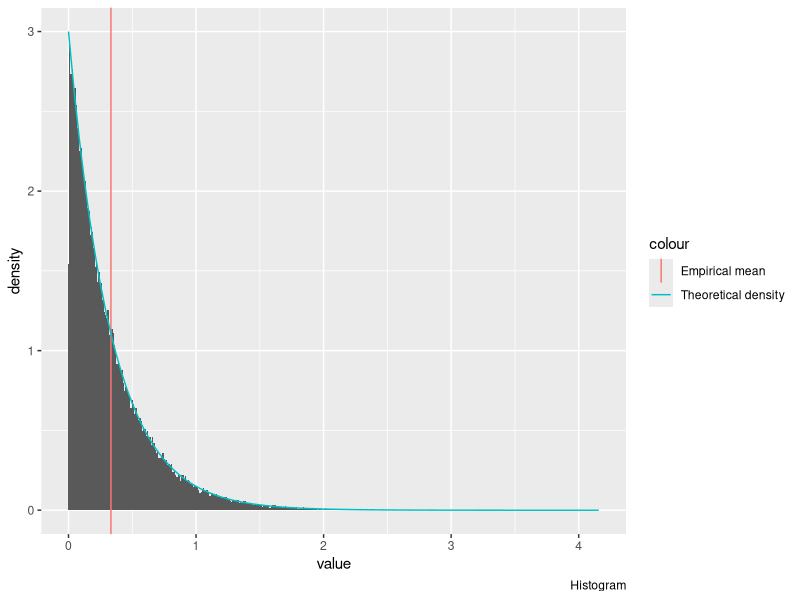
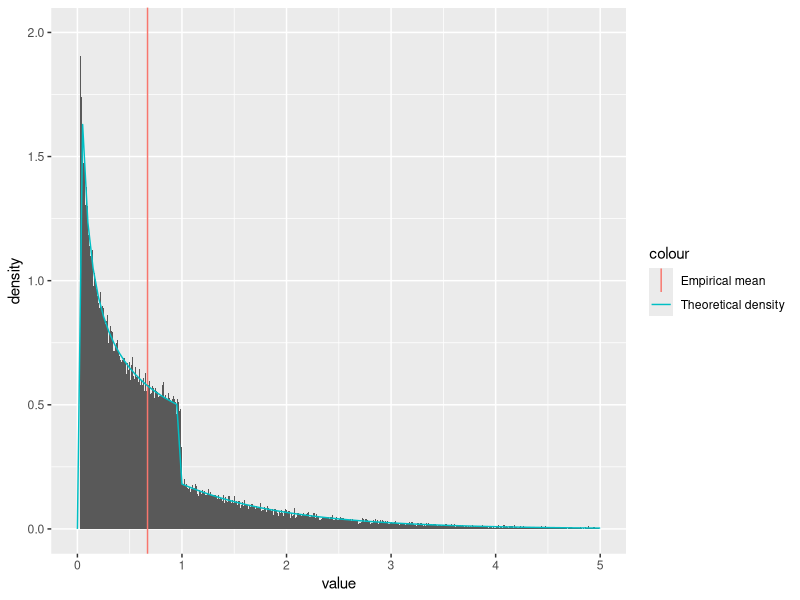
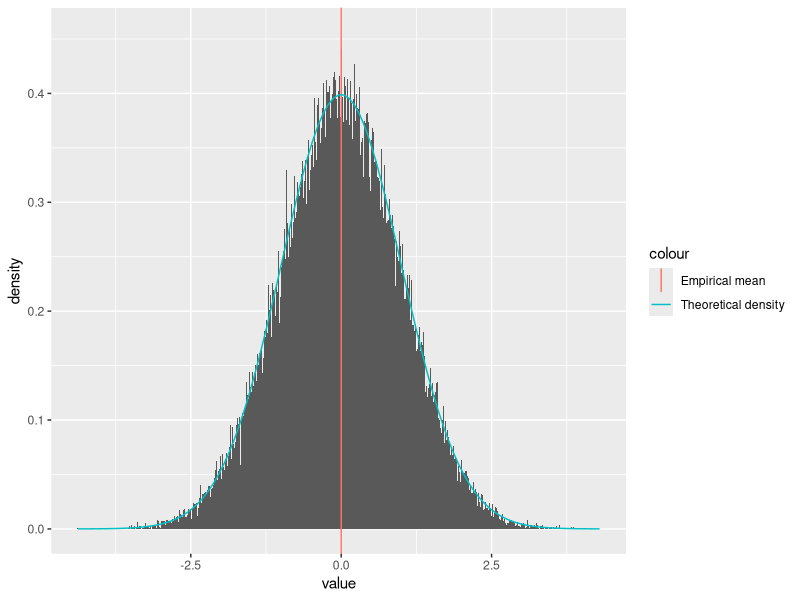
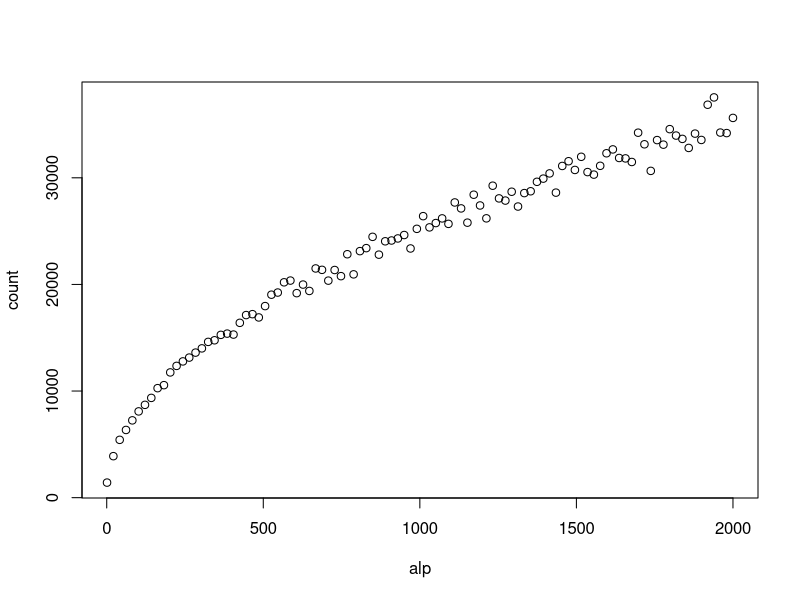
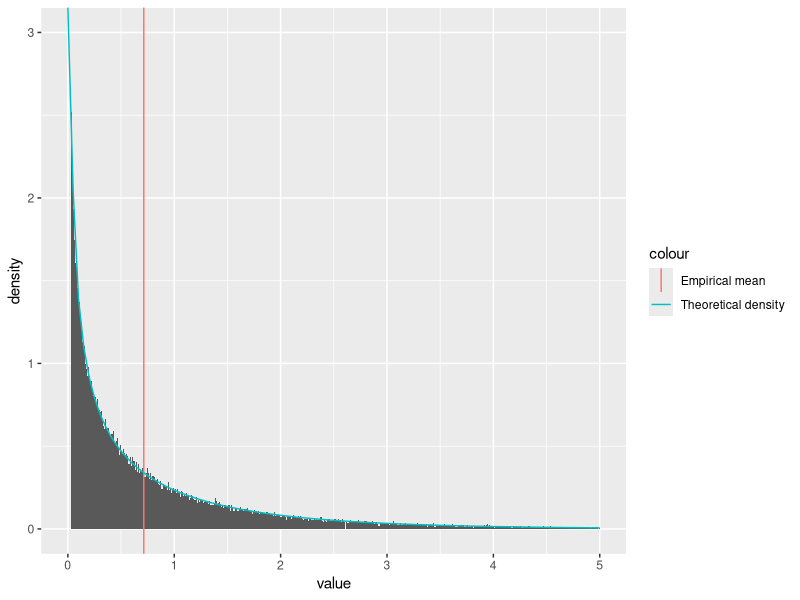
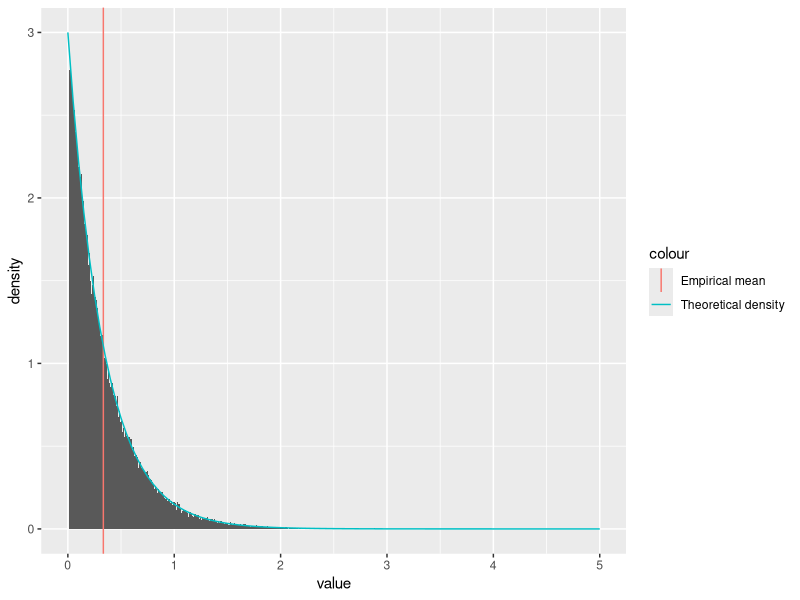
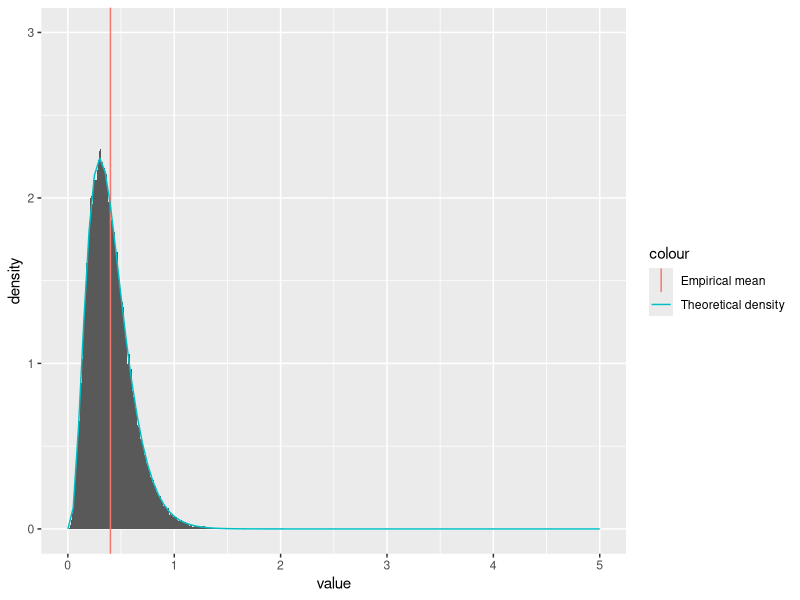
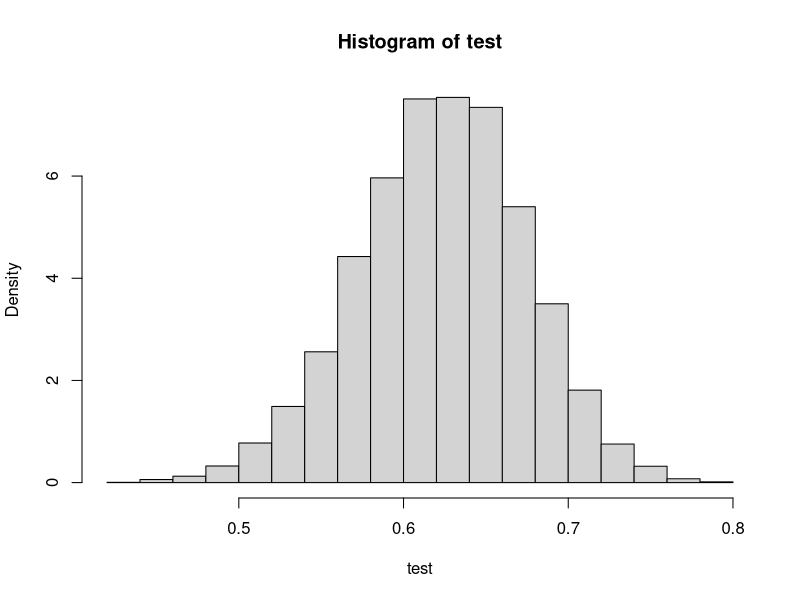

R code for these plots, in order:
## ---- chunk 1
knitr::opts_chunk$set(echo = TRUE)
## ---- chunk 2
library(tidyverse)
## ---- chunk 3
#This function returns a vector of n independent samples from the exponential distribution with rate parameter lam, generated from the inverse cumulative distribution. 
random.exp <- function(n,lam){
  return(-1/lam * log(runif(n)))
}
## ---- chunk 4
#Testing function
test.function <- function(n,func,arg,amean,avar){
  exs.sample=func(n,arg)
  cat("Empirical mean:", mean(exs.sample), "Analytical mean:",amean, "\n")
  cat("Empirical variance:", var(exs.sample), "Analytical variance:",avar,"\n")
}

lam <- 3
sample.exp <- enframe(random.exp(100000,lam))

ggplot() +
  geom_histogram(
    data = data.frame(sample.exp),
    mapping = aes(x=value, y=..density..),
    binwidth = 0.01
  ) +
  geom_vline(
    aes(xintercept=mean(sample.exp$value),
        col='Empirical mean')
  ) +
  stat_function(
    fun = dexp,
    args = list(rate=lam),
    aes(col='Theoretical density')
  ) +
  labs(
    caption = 'Histogram'
  )


test.function(10000,random.exp,lam,1/lam,1/lam^2)

## ---- chunk 5

#Function for normalising constant in g distribution given parameter a (alpha).
c.g <- function(a){
  return (a*exp(1)/(a+exp(1)))
}

g <- function(x, a) {
  c <- c.g(a)
  out <- rep(0, length(x))
  left <- 0 < x & x < 1
  right <- 1 <= x
  out[left] <- c * (x[left] ^ (a - 1))
  out[right] <- c * exp(-x[right])
return(out)
}

#This function returns a vector of n independent samples from the g distribution with parameter a (=alpha), generated from the inverse cumulative distribution. 
random.g <- function(n,a){
  c <- c.g(a) #Normalising constant
  u <- runif(n)
  x <- rep(0,n)
  for (i in 1:n){
    if (u[i]<c/a){
      x[i] <- (a*u[i]/c)^(1/a)
    }
    else{
      x[i] <- (-log(1/a + exp(-1) - u[i]/c))
    }
  }
  return(x)
}

## ---- chunk 6

#Testing funtion
a <- .6
c <- c.g(a)
g.mean <- c/(a+1)+2*c*exp(-1) #analytical mean
g.var <- c*(1/(a+2)+ 5*exp(-1)) - g.mean^2 #analytical variance
# test.function(10000,random.g,a,g.mean,g.var)
sample.g <- enframe(random.g(100000,a))

ggplot() +
  geom_histogram(
    data = data.frame(sample.g),
    mapping = aes(x=value, y=..density..),
    binwidth = 0.01,
    na.rm = FALSE
  ) +
  geom_vline(
    aes(xintercept=mean(sample.g$value),
        col='Empirical mean')
  ) +
  stat_function(
    fun = g,
    args = list(a=a),
    aes(col='Theoretical density')
  ) +
  ylim(0,2) +
  xlim(0,5)
## ---- chunk 7
#This function returns a vector of n independent samples from the standard normal distribution, generated by the Box-Müller algorithm
random.norm <- function(n){
  x1 <- runif(n)*2*pi
  x2 <- random.exp(n,.5)
  return(sqrt(x2)*cos(x1))
}

#Testing function
sample.normal=enframe(random.norm(100000))
cat("Empirical mean:", mean(sample.normal), "Analytical mean:",0.0, "\n")
cat("Empirical variance:", var(sample.normal), "Analytical variance:",1.0,"\n")

ggplot() +
  geom_histogram(
    data = data.frame(sample.normal),
    mapping = aes(x=value, y=..density..),
    binwidth = 0.01
  ) +
  geom_vline(
    aes(xintercept=mean(sample.normal$value),
        col='Empirical mean')
  ) +
  stat_function(
    fun = dnorm,
    aes(col='Theoretical density')
  )

## ---- chunk 8
#This function returns a sample from the d-variate normal distribution with mean mu and covariance S, transformed from standard normal samples. 
random.multinorm <- function(d,mu,S){
  x <- random.norm(d)
  A <- t(chol(S)) #transpose to get lower triangular cholesky matrix
  return(mu + A%*%x)
}

#Testing function
d = 3
N = 10000
sigma <- cbind(c(3,1,0), c(1,3,1), c(0,1,3)) #if d=3
# sigma <- cbind(c(2,1),c(1,2))                  #if d=2
mu <- seq(1,d)
multinormal.sample <- matrix(NA,N,d)
for (i in 1:N){
  multinormal.sample[i,] <- random.multinorm(d, mu, sigma)
}
mu
colMeans(multinormal.sample)
sigma
var(multinormal.sample)
## ---- chunk 9
#Acceptance probability
accept_prob <- function(x,a){ 
  if (x<1)
      return (exp(-x))
    else 
      return (x^(a-1))
}
## ---- chunk 10
#This function returns a vector of n independent samples from the gamma distribution with 0<a<1, beta=1, generated by the Rejection sampling
random.gamma1 <- function(n,a){ 
  x=rep(0,n)
  for (i in 1:n){
    finish = 0
    while(finish==0){  
      # Sample from the proposal distribution, g(x) (x>=0)
      sample.x = random.g(1,a)
      # Compute the acceptance probability alpha
      alpha=accept_prob(sample.x,a)
      # Generate a helping variable U from a uniform(0,1)
      u = runif(1, 0, 1)
      # Check if we accept it
      if(u <= alpha){
        x[i]=sample.x
        finish=1
      }
    }
  }
  return (x)
}

#Testing function
alpha=0.5
sample.gamma1 <- random.gamma1(10000,alpha)
test.function(10000,random.gamma1,alpha,alpha,alpha)
## ---- chunk 11
logf <- function(u,alpha){ #log of f* with u=log(x)
  return (u*(alpha-1)-exp(u))
}

sample <- function(ab){ #This function sample from the distribution of log(x), using the invers of the cumulative distribution. 
  u=log(runif(1,0,1))
  return (ab+u)
}
## ---- chunk 12
#This function returns a vector of n independent samples from the gamma distribution with a>1, beta=1, generated by the ratio of uniforms method on log-scale. 
random.gamma2 <- function(n,alpha){
  count=0 #count how many tries the algorithm needs to generate n realisations
  x=rep(0,n)
  a=(alpha-1)/2*(log(alpha-1)-1)
  b=(alpha+1)/2*(log(alpha+1)-1)
  for (i in 1:n){
    inside=FALSE
    while (inside==FALSE){
      u1=sample(a) 
      u2=sample(b)
      u=u2-u1
      test=0.5*logf(u,alpha)
      inside=test>=u1 
      count=count+1
    }
    x[i] = u
  }
  vec=c(count,exp(x)) #count + n realisations
}

#Testing function 
alpha=2000
ex.gamma2=random.gamma2(1000,alpha)
cat("Empirical mean:",mean(ex.gamma2[-1]), "Analytical mean:",alpha, "\n")
cat("Empirical variance:", var(ex.gamma2[-1]), "Analytical variance:",alpha,"\n")
## ---- chunk 13
#Generate a plot with values of alpha on the x-axis and the number of tries used on the y-axis. 
plot.count <- function(nsample, n){
  count=rep(0,n)
  alp=seq(1.01,2000,length.out=n)
  for (i in 1:n){
    alpha=alp[i]
    c=random.gamma2(nsample,alpha)[1]
    count[i]=c
  }
  plot(alp,count)
}
plot.count(1000,100)
## ---- chunk 14
##This function returns a vector of n independent samples from the gamma distribution with parameters alpha and beta. 
random.gamma <- function(n, alpha, beta){
  if (alpha==1){
    x=random.exp(n,alpha) #sample from exponential distribution
  }
  else if (alpha<1){
    x=random.gamma1(n,alpha) 
  }
  else {
    x=random.gamma2(n,alpha)[-1] #ignoring the first element, which is the number of tries. 
  }
  return (x/beta) #Transform from x-Ga(alpha,1) to x/beta-Ga(alpha,beta)
}

#Testing function 
test.gamma <- function(n,alpha, beta){
  ex.gamma=random.gamma(n,alpha,beta)
  amean=alpha/beta #analytical mean
  avar=alpha/beta^2 #analytical variance
  cat("Empirical mean:", mean(ex.gamma), "Analytical mean:",amean, "\n")
  cat("Empirical variance:", var(ex.gamma), "Analytical variance:",avar,"\n")
}

plot.gamma <- function(n,alpha,beta){
  sample.gamma <- enframe(random.gamma(n,alpha=alpha,beta=beta))
  ggplot() +
    geom_histogram(
      data = data.frame(sample.gamma),
      mapping = aes(x=value, y=..density..),
      binwidth = 0.01,
      boundary = 0,
      na.rm = TRUE
    ) +
    geom_vline(
      aes(xintercept=mean(sample.gamma$value),
          col='Empirical mean')
    ) +
    stat_function(
      fun = partial(dgamma, shape=alpha, rate=beta),
      aes(col='Theoretical density')
    ) +
    ylim(0,3) +
    xlim(0,5)
}
test.gamma(100000,alpha=1,beta=3)
test.gamma(100000,alpha=1,beta=3)
test.gamma(100000,alpha=4,beta=10)
plot.gamma(100000,0.5,0.7)
plot.gamma(100000,1,3)
plot.gamma(100000,4,10)

## ---- chunk 15
##This function generates one realisation from Dirichlet distribution with parameter vector alpha.
random.dirichlet <- function(alpha){
  K <- length(alpha)
  z <- rep(0,K)
  for (i in 1:K)
    z[i] <- random.gamma(1,alpha[i],1) #n,shape,rate
  v <- sum(z)
  return (z/v)
}

N_dir <- 1000
alpha <- c(.1, .5, .1, .3, .8)
K <- length(alpha)
dirichlet.sample <- matrix(1,N_dir,K)
for (i in 1:N_dir){
  dirichlet.sample[i,] <- random.dirichlet(alpha)
}
## ---- chunk 16
alphasum <- sum(alpha)
#Empirical mean
colMeans(dirichlet.sample)
#Analytical mean
alpha1 <- alpha/alphasum
alpha1
#Empirical variance
diag(var(dirichlet.sample))
#Analytical variance
alpha1*(1-alpha1)/(1+alphasum)
## ---- chunk 17
f <- function(theta){ #The proportional function
  return ((2+theta)^125*(1-theta)^(18+20)*theta^34) 
}

#Find the maxima of the proportional function 
res = optimise(f, interval = c(0,1),maximum=TRUE) 
maxima=res$objective
  
logf <- function(theta){
  return (log(f(theta)))
}

cf <- function(theta){
  return (f(theta) / maxima)
}

theta_new_f <- function(theta){ #theta*new_f
  return (theta*new_f(theta))
}

new_f <- function(theta){
  return (f(theta)/as.numeric(integrate(f,0,1)[1])) 
}
## ---- chunk 18
#This algorithm simulate from f(theta|y) using a uniform density as the proposal density, rejection sampling.
random.multinomial <- function(n){
  x.out <- rep(NA,n)
  rejections <- 0
  for (i in 1:n){
    finished <- FALSE
    c <- maxima #res$objective  #f(15/394+sqrt(53809)/394)
    while(!finished){
      x <- runif(1) #sample from the proposal distribution, U(0,1)
      alpha <- f(x) / c #compute the acceptance probability alpha
      u <- runif(1) #generate a helping variable U from a uniform(0,1)
      if (u <= alpha){ #Check if we accept it 
        finished <- TRUE
      }
      else{
        rejections = rejections + 1 #count the rejections
      }
    }
    x.out[i] <- x #appending the values that get accepted (u<=alpha)
  }
  cat(rejections,"rejections out of",(n+rejections),"trials.(",(rejections)/(n+rejections)*100, "% )\n")
  return (x.out)
}
## ---- chunk 19
test <- random.multinomial(10000)
cat("Estimated posterior mean:", mean(test), "\n")
hist(test, prob=TRUE)
xlin <- seq(0,1,.01)
lines(new_f(xlin))
curve(new_f,0,1)
## ---- chunk 20
expected_mean=integrate(theta_new_f,0,1) 
cat("Expected posterior mean:", expected_mean$value, "\n")
## ---- chunk 21
importance_sampling <- function(n){ 
  theta <- random.multinomial(n) #samples from f(theta|y) with the rejection sampling
  w=(1-theta)^4 #importance weight
  mu <- sum(theta*w)/sum(w) #self-normalizing 
  return(mu)
}

mu.estimate <- importance_sampling(10000)

sample.multinomial <- enframe(random.multinomial(100000))

ggplot() +
    geom_histogram(
      data = data.frame(sample.multinomial),
      mapping = aes(x=value, y=..density..),
      binwidth = 0.001,
      boundary = 0,
      na.rm = TRUE
    ) +
    geom_vline(
      aes(xintercept=mean(sample.multinomial$value),
          col='Empirical mean')
    )
